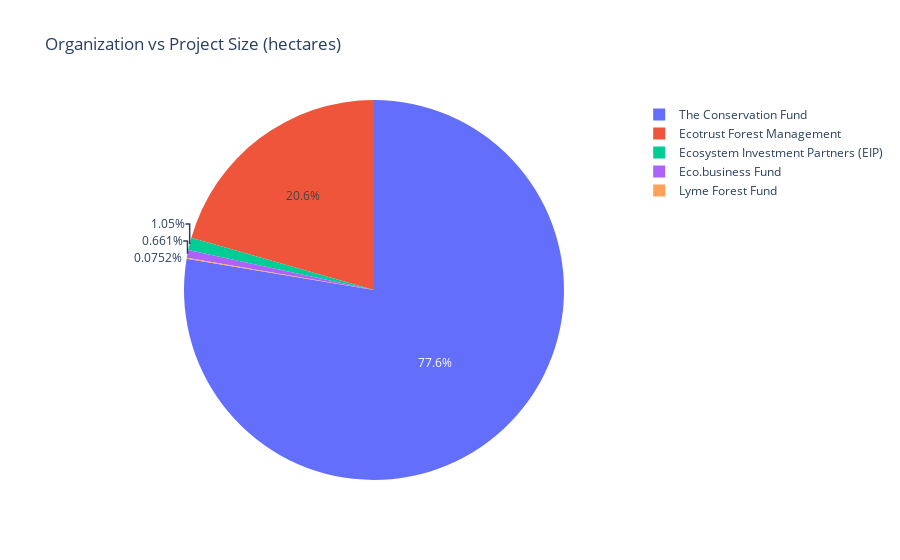

This figure's notebook cell:
### Code cell
fig = px.pie(data, values='Project Size (hectares)', names='Organization', title='Organization vs Project Size (hectares)')
fig.show()

### Figure 1 — Plotly figure (JSON) as saved in the notebook; plotly's stock layout.template omitted (floating-point values rounded to 4 significant figures)
{"data": [{"domain": {"x": [0, 1], "y": [0, 1]}, "hovertemplate": "Organization=%{label}<br>Project Size (hectares)=%{value}<extra></extra>", "labels": ["Ecosystem Investment Partners (EIP)", "Ecosystem Investment Partners (EIP)", "Ecosystem Investment Partners (EIP)", "Lyme Forest Fund", "Lyme Forest Fund", "Lyme Forest Fund", "Lyme Forest Fund", "Lyme Forest Fund", "Lyme Forest Fund", "Lyme Forest Fund", "Lyme Forest Fund", "Lyme Forest Fund", "The Conservation Fund", "New Forests", "New Forests", "New Forests", "New Forests", "New Forests", "New Forests", "New Forests", "Tropical Landscapes Finance Facility", "Tropical Landscapes Finance Facility", "&Green Fund", "The Forest Company", "The Forest Company", "The Forest Company", "The Forest Company", "The Forest Company", "The Forest Company", "Global Forest Partners LP", "Global Forest Partners LP", "Global Forest Partners LP", "Global Forest Partners LP", "Global Forest Partners LP", "Global Forest Partners LP", "Global Forest Partners LP", "Global Forest Partners LP", "Green Climate Fund", "Eco.business Fund", "Eco.business Fund", "Eco.business Fund", "Mirova Natural Capital (prev. Althelia Climate Fund)", "Mirova Natural Capital (prev. Althelia Climate Fund)", "Arbaro Fund", "Arbaro Fund", "Arbaro Fund", "Criterion Africa Partners", "Criterion Africa Partners", "Criterion Africa Partners", "Criterion Africa Partners", "Criterion Africa Partners", "Criterion Africa Partners", "Criterion Africa Partners", "Criterion Africa Partners", "Criterion Africa Partners", "Ecotrust Forest Management", "Ecotrust Forest Management", "Ecotrust Forest Management", "Ecotrust Forest Management", "Ecotrust Forest Management", "Ecotrust Forest Management", "Ecotrust Forest Management", "Ecotrust Forest Management", "Ecotrust Forest Management", "Ecotrust Forest Management", "Ecotrust Forest Management", "Ecotrust Forest Management", "Ecotrust Forest Management", "Ecotrust Forest Management", "Ecotrust Forest Management", "NatureVest", "World Bank Climate Pilot Aucation Facility (PAF)", "World Bank Climate Pilot Aucation Facility (PAF)", "Conservation Capital", "Conservation Capital", "Conservation Capital", "AFR100", "AFR100", "AFR100", "AFR100", "AFR100", "AFR100", "AFR100", "AFR100"], "legendgroup": "", "name": "", "showlegend": true, "type": "pie", "values": ["10,000", "405", "4,046 per year", "273,972", "112,502", "38,594", "38,594", "64,749", "45,325", "45,325", "36,219", "29", "29947", "10,000", "10,000", "10,000", "10,000", "10,000", "10,000", "10,000", "70,000", "18,000", "93,000", "36,372", "12,594", "36,372", "12,594", "24,172", "24,172", "170,500", "68,000", "106,000", "25,500", "19,000", "9,000", "266,500", "33,500", "24,000", "17,655", "2,400", "255", "22,934", "2,406", "10,000", "10,000", "2,658", "6,400", "57,100", "57,100", "57,100", "28,000", "31,500", "8,300", "3,671", "568,543", "1,336", "640", "640", "350", "2062", "1961", "761", "761", "1,031", "761", "2,596", "5,377", "5,377", "10,392", "16,000", "102,386", "10,000", "10,000", "10,000", "10,000", "3,900", "15 million (committed)", "4 million  (committed)", "2 million (committed)", "5.2 million (committed)", "2 million (committed)", "3.2 million (committed)", "1 million (committed)", "4.5 million (committed)"]}], "layout": {"legend": {"tracegroupgap": 0}, "title": {"text": "Organization vs Project Size (hectares)"}}}
